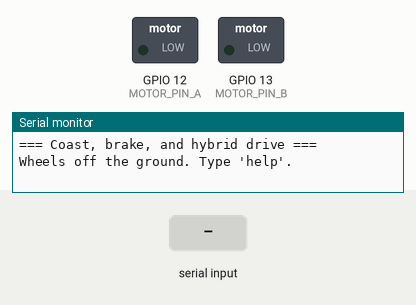
This sketch was run on a simulated ESP32. Parts: switched loads named in the sketch (green lamp = pin HIGH), the last lines printed to the serial monitor. Inputs (shaded band) come from the test bench.

Above: at 1.7 s.
1.8 s: "go 100\n" received over Serial
At 2.5 s:
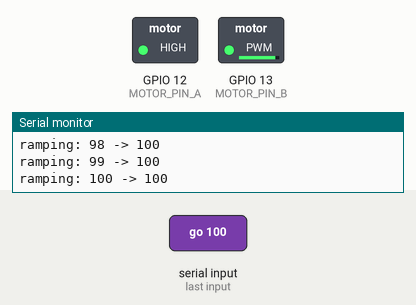
3.3 s: "sign\n" received over Serial
At 4.2 s:
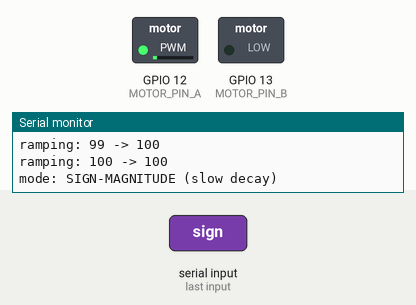
4.8 s: "hybrid\n" received over Serial
At 5.3 s:
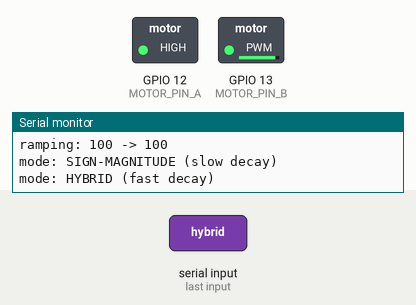
6.3 s: "go 1023\n" received over Serial
At 7.0 s:
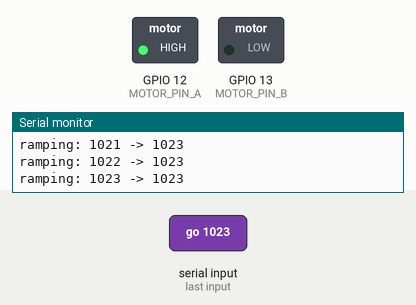
7.8 s: "go 500\n" received over Serial
At 9.0 s:
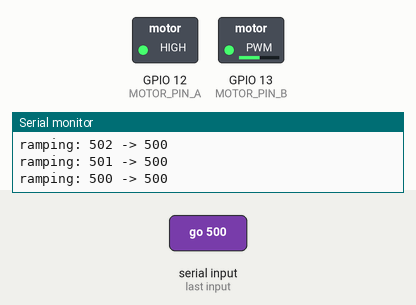
9.3 s: "sign\n" received over Serial
At 9.9 s:
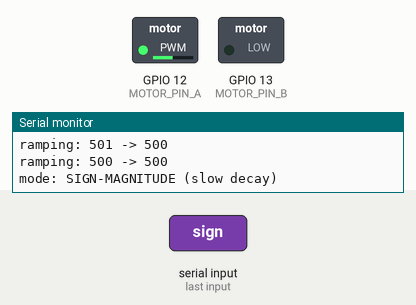
Timing chart, 0 to 11.8 s (numbered marks = the images above; inputs shaded):
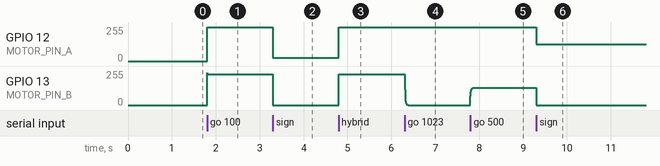

Measured:
- after the input at 1.8 s, GPIO 12 (MOTOR_PIN_A): 0/255 → 255/255 at once; GPIO 13 (MOTOR_PIN_B): 0/255 → 230/255 at once
- after the input at 3.3 s, GPIO 12 (MOTOR_PIN_A): 255/255 → 25/255 at once; GPIO 13 (MOTOR_PIN_B): 230/255 → 0/255 at once
- after the input at 4.8 s, GPIO 12 (MOTOR_PIN_A): 25/255 → 255/255 at once; GPIO 13 (MOTOR_PIN_B): 0/255 → 230/255 at once
- after the input at 6.3 s, GPIO 13 (MOTOR_PIN_B): moves from 230/255 to 0/255 over 0.08 s, starting at once
- after the input at 7.8 s, GPIO 13 (MOTOR_PIN_B): 0/255 → 130/255 at once
- after the input at 9.3 s, GPIO 12 (MOTOR_PIN_A): 255/255 → 125/255 at once; GPIO 13 (MOTOR_PIN_B): 130/255 → 0/255 at once

The sketch:

a2b_coast_brake_hybrid.ino
```cpp
/*
  a2b_coast_brake_hybrid.ino
  Porpoise Robotics - Pathfinder advanced course, Lesson 2

  WHAT THIS PROGRAM DOES
  ----------------------
  Drives the front left motor three different ways and lets you switch between
  them from the serial console, so you can feel the difference. It also
  demonstrates the speed ramp from Op Program 12.

  SAFETY
  ------
  Wheels off the ground. One motor, up to full power.

  BEFORE YOU CAN COMPILE THIS
  ---------------------------
  Board package: "esp32_bluepad32" by Ricardo Quesada, version 4.1.0
    Tools > Board > esp32_bluepad32 > "ESP32 Dev Module".
  Libraries: none.

  COMMANDS (115200 baud)
  ----------------------
    sign             slow decay: pulse one pin, hold the other low
    hybrid           fast decay: hold one pin high, pulse the other low
    go <n>           target duty, -1023 to 1023
    ramp on|off      turn the speed ramp on or off
    brake            both pins high, motor stops hard
    coast            both pins low, motor freewheels
    status

  THE FOUR STATES OF AN H-BRIDGE
  ------------------------------
        IN1   IN2    what the motor sees
        ---   ---    -------------------
        high  low    driven one way
        low   high   driven the other way
        low   low    COAST - both terminals floating, motor freewheels
        high  high   BRAKE - both terminals shorted together

  Coast and brake are not the same thing. A coasting motor keeps rolling. A
  braked motor is shorted across itself, so the voltage it generates as it
  spins drives a current that opposes the spin, and it stops quickly.

  SIGN-MAGNITUDE VS HYBRID DRIVE
  ------------------------------
  Say you want half power forward.

  SIGN-MAGNITUDE, which is what the beginner programs do, pulses IN1 at 50%
  and holds IN2 low. The motor alternates between DRIVEN and COAST. During the
  off part of the cycle nothing controls the motor at all, so the current in
  the windings decays slowly and the actual speed depends heavily on the load.
  This is called SLOW DECAY.

  HYBRID DRIVE, which is what Op Program 12 does, holds IN1 high and pulses
  IN2 at the inverse. The motor alternates between DRIVEN and BRAKE. The
  braking part actively pulls the current down, so the average is much closer
  to what you asked for. This is FAST DECAY, and the result is noticeably
  better control at low duty, which is exactly where you need it.

  Look at the math in setMotorHybrid(): the duty you ask for turns into
  PWM_MAX on one pin and (PWM_MAX - duty) on the other. At duty 0 both are
  PWM_MAX, which is BRAKE, not coast. That is why Op 12 tests for zero
  separately and calls coast_all() instead.

  THE SPEED RAMP
  --------------
  Snapping straight to a new speed makes the vehicle lurch and yanks a lot of
  current out of the battery. Op 12 closes a fraction of the remaining gap each
  step instead:

        step = (target - current) x RAMP_FACTOR

  With integer math that has a trap. Once the gap is down to one count,
  1 x 0.5 truncates to 0 and the ramp stalls one short of the target forever.
  Op 11.2 had that bug. rampTowards() below forces a minimum step of one
  count, which is the fix.

  WHAT TO TRY
  -----------
  1. "sign", then "go 100". Now pinch the tire gently. Now "hybrid", "go 100",
     and pinch it again. Which one holds its speed?
  2. Find the lowest "go" value that turns the wheel in each mode.
  3. "ramp off", then "go 1023" from a standstill, then "ramp on" and do it
     again. Listen to the difference.
  4. Set RAMP_FACTOR to 0.9, then 0.1. What does it change?
  5. Change rampTowards to drop its minimum-step line, then "go 500" and watch
     the printout. Where does it stop?
*/

const int MOTOR_PIN_A = 12;    // Front left
const int MOTOR_PIN_B = 13;
const int CHANNEL_A   = 0;
const int CHANNEL_B   = 1;

const int PWM_FREQ = 30000;    // Same as Op Program 12
const int PWM_RES  = 10;       // 10 bits: 0..1023
const int PWM_MAX  = 1023;

const float RAMP_FACTOR   = 0.5f;   // Fraction of the gap closed each step
const int   RAMP_DELAY_MS = 10;

enum DriveMode { MODE_SIGN, MODE_HYBRID };

DriveMode drive_mode = MODE_HYBRID;
bool ramp_enabled = true;

int target_duty  = 0;
int current_duty = 0;
unsigned long last_ramp = 0;

String input_line = "";

// ===================================================================
// MOTOR OUTPUT
// ===================================================================

// Both pins low: the motor freewheels.
void coastMotor() {
  ledcWrite(CHANNEL_A, 0);
  ledcWrite(CHANNEL_B, 0);
}

// Both pins high: the motor is shorted across itself and stops hard.
void brakeMotor() {
  ledcWrite(CHANNEL_A, PWM_MAX);
  ledcWrite(CHANNEL_B, PWM_MAX);
}

/*
  SIGN-MAGNITUDE. Pulse one pin, hold the other low. Slow decay.
*/
void setMotorSign(int duty) {
  duty = constrain(duty, -PWM_MAX, PWM_MAX);
  if (duty >= 0) {
    ledcWrite(CHANNEL_A, duty);
    ledcWrite(CHANNEL_B, 0);
  } else {
    ledcWrite(CHANNEL_A, 0);
    ledcWrite(CHANNEL_B, -duty);
  }
}

/*
  HYBRID. Hold one pin high, pulse the other low. Fast decay.

  Note the zero case. Without it, duty 0 would put PWM_MAX on both pins, which
  is a hard brake rather than a coast.
*/
void setMotorHybrid(int duty) {
  duty = constrain(duty, -PWM_MAX, PWM_MAX);

  if (duty == 0) {
    coastMotor();
    return;
  }

  int inverse = PWM_MAX - abs(duty);
  if (duty > 0) {
    ledcWrite(CHANNEL_A, PWM_MAX);
    ledcWrite(CHANNEL_B, inverse);
  } else {
    ledcWrite(CHANNEL_A, inverse);
    ledcWrite(CHANNEL_B, PWM_MAX);
  }
}

void applyDuty(int duty) {
  if (drive_mode == MODE_HYBRID) {
    setMotorHybrid(duty);
  } else {
    setMotorSign(duty);
  }
}

/*
  Moves one step of the ramp from where we are toward where we want to be.

  The minimum-step line is the whole point. In integer math a gap of 1 times
  0.5 truncates to 0, and without the fix the ramp stalls one count short of
  its target and stays there.
*/
int rampTowards(int current, int target) {
  int gap = target - current;
  if (gap == 0) return current;

  int step = (int)(gap * RAMP_FACTOR);
  if (step == 0) step = (gap > 0) ? 1 : -1;

  return current + step;
}

// ===================================================================
// SETUP AND LOOP
// ===================================================================

void setup() {
  Serial.begin(115200);
  delay(500);

  ledcSetup(CHANNEL_A, PWM_FREQ, PWM_RES);
  ledcSetup(CHANNEL_B, PWM_FREQ, PWM_RES);
  ledcAttachPin(MOTOR_PIN_A, CHANNEL_A);
  ledcAttachPin(MOTOR_PIN_B, CHANNEL_B);
  coastMotor();

  Serial.println();
  Serial.println(F("=== Coast, brake, and hybrid drive ==="));
  Serial.println(F("Wheels off the ground. Type 'help'."));
}

void loop() {
  unsigned long now = millis();

  while (Serial.available() > 0) {
    char c = (char)Serial.read();
    if (c == '\n' || c == '\r') {
      if (input_line.length() > 0) {
        runCommand(input_line);
        input_line = "";
      }
    } else if (c >= 32 && c < 127 && input_line.length() < 40) {
      input_line += c;
    }
  }

  if (!ramp_enabled) {
    if (current_duty != target_duty) {
      current_duty = target_duty;
      applyDuty(current_duty);
    }
    return;
  }

  if (current_duty != target_duty && now - last_ramp >= RAMP_DELAY_MS) {
    last_ramp = now;
    current_duty = rampTowards(current_duty, target_duty);
    applyDuty(current_duty);

    // Print the last few steps, where the stall bug used to show up.
    if (abs(target_duty - current_duty) < 8) {
      Serial.printf("ramping: %d -> %d\n", current_duty, target_duty);
    }
  }
}

void runCommand(String line) {
  line.trim();
  line.toLowerCase();

  if (line == "help") {
    Serial.println(F("  sign             slow decay drive"));
    Serial.println(F("  hybrid           fast decay drive"));
    Serial.println(F("  go <n>           target duty, -1023 to 1023"));
    Serial.println(F("  ramp on|off      speed ramping"));
    Serial.println(F("  brake            both pins high"));
    Serial.println(F("  coast            both pins low"));
    Serial.println(F("  status"));

  } else if (line == "sign") {
    drive_mode = MODE_SIGN;
    applyDuty(current_duty);
    Serial.println(F("mode: SIGN-MAGNITUDE (slow decay)"));

  } else if (line == "hybrid") {
    drive_mode = MODE_HYBRID;
    applyDuty(current_duty);
    Serial.println(F("mode: HYBRID (fast decay)"));

  } else if (line == "brake") {
    target_duty = current_duty = 0;
    brakeMotor();
    Serial.println(F("BRAKE - both pins high"));

  } else if (line == "coast") {
    target_duty = current_duty = 0;
    coastMotor();
    Serial.println(F("COAST - both pins low"));

  } else if (line == "ramp on") {
    ramp_enabled = true;
    Serial.println(F("ramp on"));

  } else if (line == "ramp off") {
    ramp_enabled = false;
    Serial.println(F("ramp off"));

  } else if (line == "status") {
    Serial.printf("mode %s, ramp %s, current %d, target %d\n",
                  drive_mode == MODE_HYBRID ? "HYBRID" : "SIGN",
                  ramp_enabled ? "on" : "off",
                  current_duty, target_duty);

  } else if (line.startsWith("go ")) {
    target_duty = constrain(line.substring(3).toInt(), -PWM_MAX, PWM_MAX);
    Serial.printf("target %d\n", target_duty);

  } else {
    Serial.println(F("Unknown. Type 'help'."));
  }
}
```
